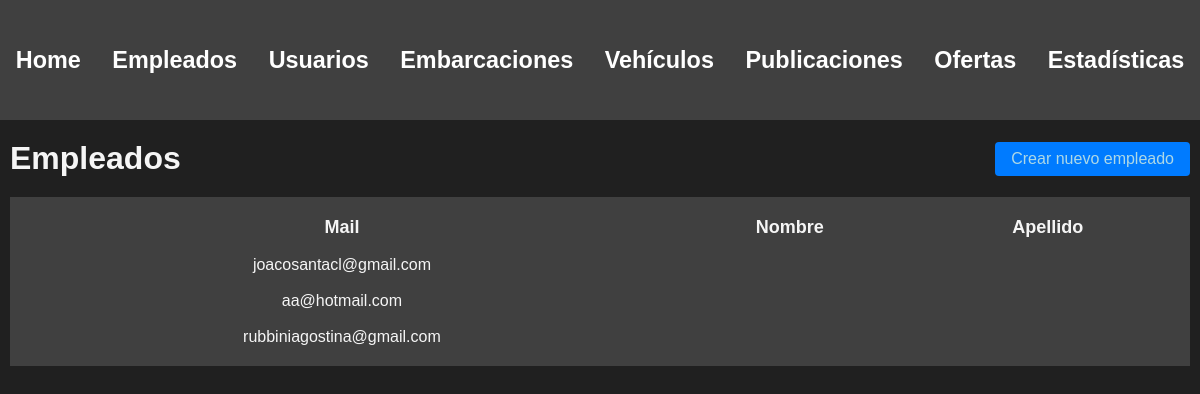
Screenshot of /administracion/empleados/ (signed in) with the database file from the repository.
### usuarios/models.py (models this page shows, shortened)
class Usuario(AbstractBaseUser, PermissionsMixin):
    nombre = models.CharField(max_length=50)
    apellido = models.CharField(max_length=50)
    fecha_nacimiento = models.DateField()
    telefono = models.CharField(max_length=13)
    mail = models.EmailField(max_length=50, unique=True)
    password = models.CharField(max_length=128)
    is_staff= models.BooleanField(default=False)
    is_blocked= models.BooleanField(default=False)
    USERNAME_FIELD = 'mail'
    REQUIRED_FIELDS = ['nombre', 'apellido', 'fecha_nacimiento', 'telefono']

### administrador/views.py (the view)
# urls.py: path('', include('empleados.urls')),
@login_required(login_url=reverse_lazy('home'))
def empleados(request):
    user = request.user
    if not user.is_superuser:
        return redirect('home')
    usuarios = Usuario.objects.filter(is_staff=True).filter(is_superuser=False)
    return render(request, 'employees.html', {
        'usuarios' : usuarios
    })

### autenticacion/backend.py (called while the page is built)
    def get_user(self, user_id):
        UserModel = get_user_model()
        try:
            return UserModel.objects.get(pk=user_id)
        except UserModel.DoesNotExist:
            return None

### administrador/templates/employees.html (shortened to what this page needs)
{% extends 'layouts/navbar.html' %}
{% block content %}
<div class="header">
    <h1>Empleados</h1>
    <a href="{% url 'crear empleado' %}" class="btn btn-primary">Crear nuevo empleado</a>
</div>
<table>
    <thead>
        <tr>
            <th>Mail</th>
            <th>Nombre</th>
            <th>Apellido</th>
        </tr>
    </thead>
    <tbody>
        {% for usuario in usuarios %}
            <tr>
                <td>{{usuario.mail}}</td>
                <td>{{usuario.nombre}}</td>
                <td>{{usuario.apellido}}</td>
            </tr>
        {% endfor %}
    </tbody>
</table>
{% endblock %}

### administrador/static/styles/main.css (style rules this page uses)
:root { --azul1: #6785b4; --azul2: #26a5b9; --azul3: #a9cecf; --gris: #c4c4be8c; --arena: #c8baa0; }
body { background: #202020; color: whitesmoke; font-family: arial; margin: 0; }
.header { display: flex; justify-content: space-between; align-items: center; margin-bottom: 20px; }
.header h1 { margin: 0; }
.btn-primary { background-color: #007bff; border-color: #007bff; color: #fff; padding: 8px 16px; border-radius: 4px; text-decoration: none; }
table { width: 100%; background: #404040; color: whitesmoke; padding: 10px; margin-bottom: 2px; }
table thead th { font-size: 18px; }
table tbody td { font-size: 16px; }
table th, table td { padding: 8px; text-align: center; }
a:link, a:visited { color: lightblue; font-size: 16px; }

### rows the page displays
Usuario: mail "joacosantacl@gmail.com"
Usuario: mail "aa@hotmail.com"
Usuario: mail "rubbiniagostina@gmail.com"
